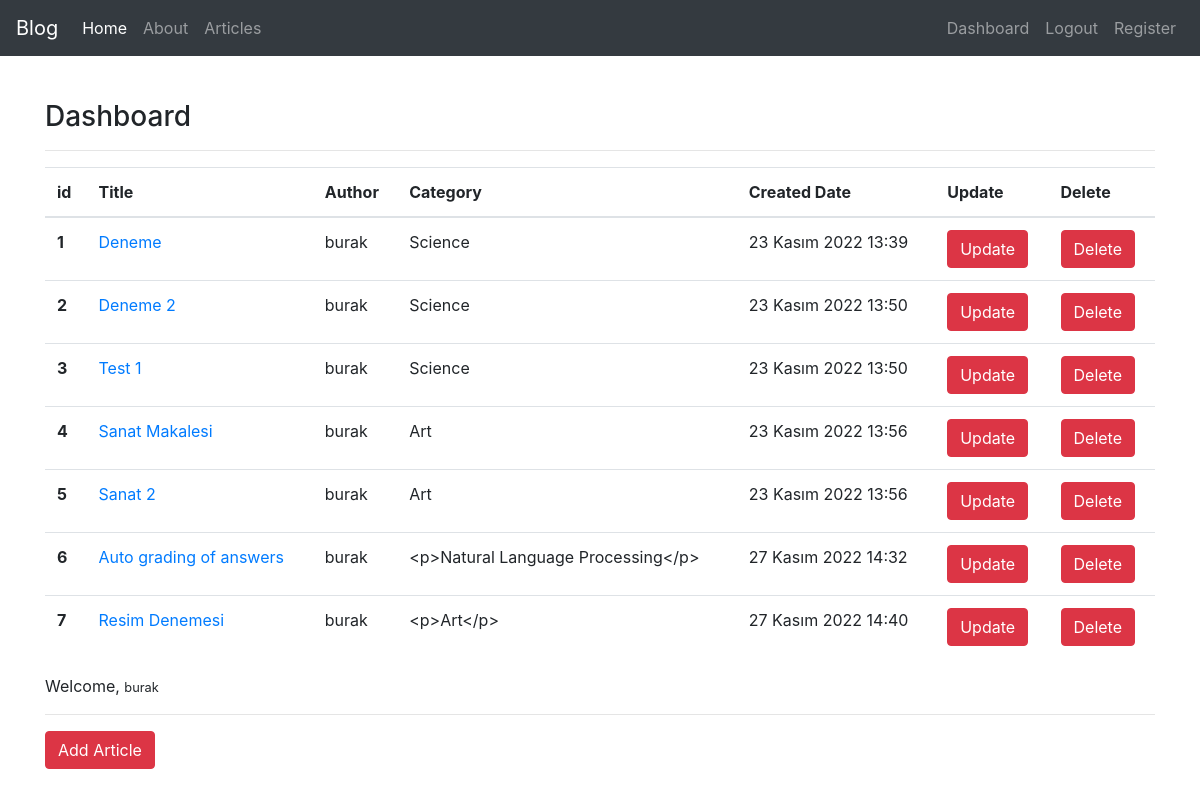
/articles/dashboard/ (signed in), run on an earlier commit of the app's database.
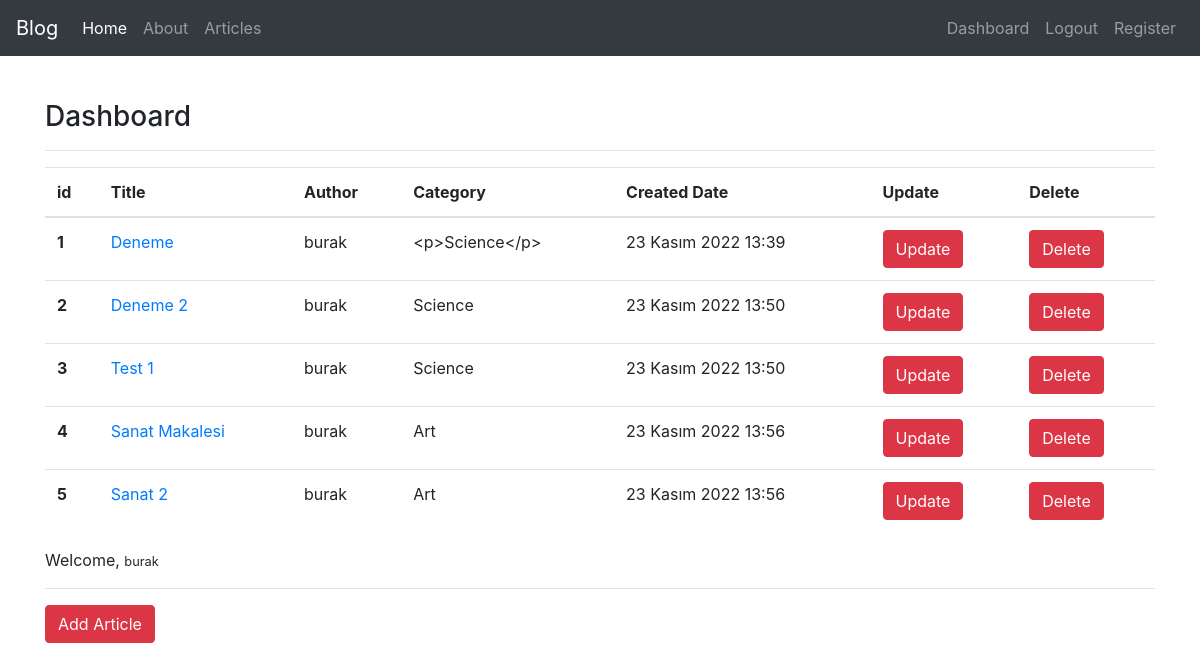
And on a later commit of the database.
### article/models.py (models this page shows, shortened)
class Article(models.Model):
    author = models.ForeignKey("auth.User",on_delete= models.CASCADE,verbose_name = "author ")
    title = models.CharField(max_length=50,verbose_name = "Title ")
    content = RichTextField()
    created_date = models.DateTimeField(auto_now_add=True)
    category = RichTextField()
    article_image = models.FileField(blank=True,null=True,verbose_name="Add photo to article")

### article/views.py (the view)
# urls.py: path('dashboard/',views.dashboard,name = "dashboard"),
@login_required(login_url="user:login")
def dashboard(request):
    articles = Article.objects.filter(author = request.user)
    context = {
        "articles" : articles
    }
    return render(request=request,template_name="dashboard.html",context=context)

### templates/dashboard.html
{% extends 'layout.html' %}
{% block body %}
<h3>Dashboard</h3>
<hr>
{% if articles %}
<table class="table">
    <thead>
      <tr>
        <th scope="col">id</th>
        <th scope="col">Title</th>
        <th scope="col">Author</th>
        <th scope="col">Category</th>
        <th scope="col">Created Date</th>
        <th scope="col">Update</th>
        <th scope="col">Delete</th>
      </tr>
    </thead>
    <tbody>
        {% for article in articles %}
        <tr>
            <th scope="row">{{article.id}}</th>
            <td><a href="{% url 'article:detail' article.id %}">{{article.title}}</a></td>
            <td>{{article.author.username}}</td>
            <td>{{article.category}}</td>
            <td>{{article.created_date}}</td>
            <td><a href="/articles/update/{{article.id}}" class = "btn btn-danger">Update</a></td>
            <td><a href="/articles/delete/{{article.id}}" class= "btn btn-danger">Delete</a></td>
          </tr>
        {% endfor %}
    </tbody>
  </table>
{% else %}
<div class = "alert alert-danger">
    No articles found!
</div>
{% endif %}
<p>
    Welcome, <small>{{request.user.username}}</small>
</p>
<hr>
<a class = "btn btn-danger" href="/articles/addarticle">Add Article</a>
{% endblock body %}

### templates/layout.html (shortened to what this page needs)
<!DOCTYPE html>
{% load static %}
<html lang="en">
<head>
    <link rel="stylesheet" href="https://cdn.jsdelivr.net/npm/bootstrap@4.0.0/dist/css/bootstrap.min.css">
</head>
<body>
    {% include "includes/navbar.html" %}
<div style = "margin-top:100px;"class="container">
    {% block body %}
    {% endblock body %}
</div>
</body>
</html>

### templates/includes/navbar.html (shortened to what this page needs)
<nav class="navbar navbar-expand-md navbar-dark fixed-top bg-dark">
    <a class="navbar-brand" href="/">Blog</a>
    <div class="collapse navbar-collapse" id="navbarCollapse">
      <ul class="navbar-nav mr-auto">
        <li class="nav-item active">
          <a class="nav-link" href="{% url 'index'  %}">Home</a>
        </li>
        <li class="nav-item">
          <a class="nav-link" href="{% url 'about'  %}">About</a>
        </li>
        <li class="nav-item">
          <a class="nav-link" href="{% url 'article:articles'  %}">Articles</a>
        </li>
      </ul>
      <ul class="navbar-nav ml-auto">
        {% if request.user.is_authenticated %}
        <li class="nav-item">
          <a class="nav-link" href="{% url 'article:dashboard'  %}">Dashboard</a>
        </li>
        <li class="nav-item">
          <a class="nav-link" href="{% url 'user:logout'  %}">Logout</a>
        </li>
        {% else %}
        <li class="nav-item">
          <a class="nav-link" href="{% url 'user:login'  %}">Login</a>
        </li>
        {% endif %}
      <li class="nav-item">
        <a class="nav-link" href="{% url 'user:register'  %}">Register</a>
      </li>
    </ul>
    </div>
  </nav>

What changed in the data, as far as the page shows it:
removed Article: id "6", title "Auto grading of answers", author.username "burak", category "<p>Natural Language Processing</p>", created_date "27 Kasım 2022 14:32"
removed Article: id "7", title "Resim Denemesi", author.username "burak", category "<p>Art</p>", created_date "27 Kasım 2022 14:40"
changed Article "Deneme": category "Science" → "<p>Science</p>"
